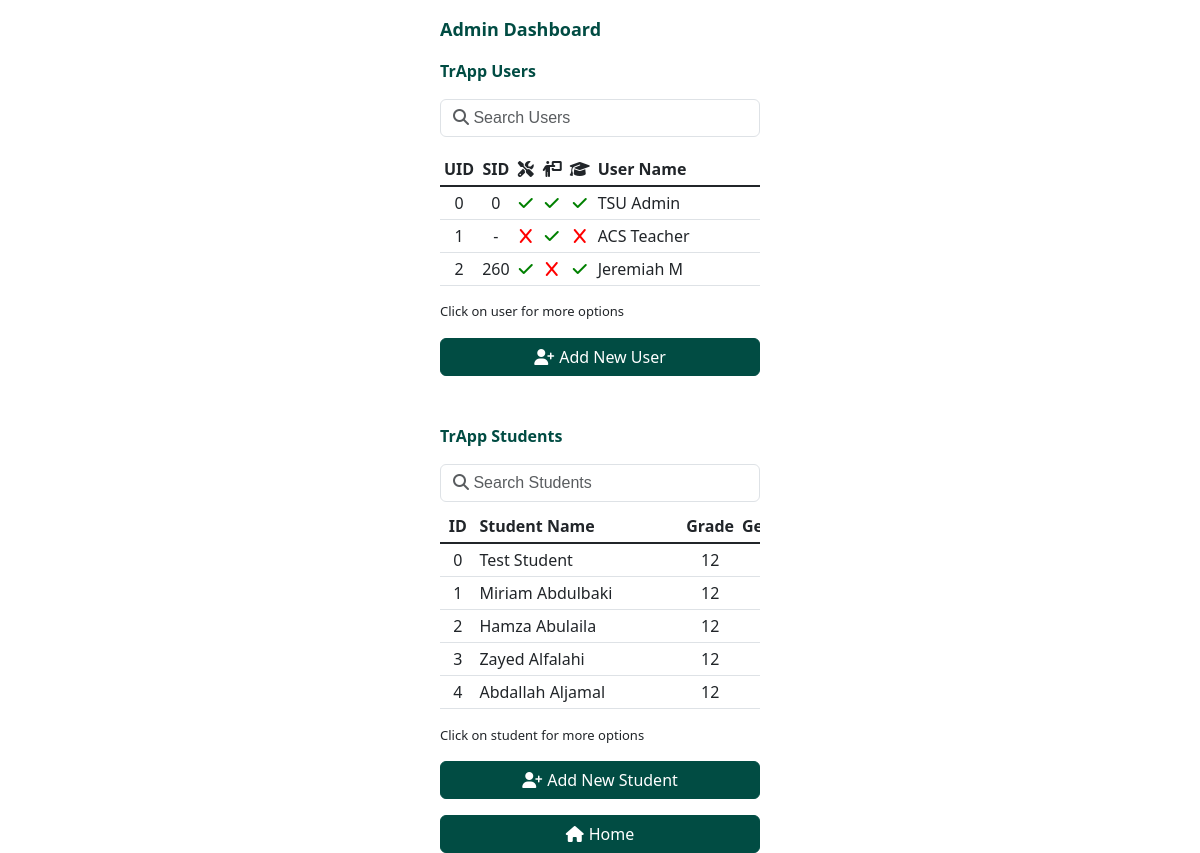
/admin (signed in), run on the app's committed database.
### classes.py (models this page shows, shortened)
class User (db.Model):
    __tablename__ = 'users'
    verify_minutes = 3
    id = db.Column(db.Integer, primary_key=True)
    is_admin = db.Column(db.Boolean, nullable=False, default=False)
    is_teacher = db.Column(db.Boolean, nullable=False, default=False)
    is_student = db.Column(db.Boolean, nullable=False, default=False)
    name = db.Column(db.String, nullable=False)
    student_id = db.Column(db.Integer, nullable=True)
    date_created = db.Column(db.DateTime, nullable=False)
    email = db.Column(db.String, nullable=False)
    is_verified = db.Column(db.Boolean, nullable=False, default=False)
    verify_attempts = db.Column(db.Integer, nullable=True, default=0)
    verify_code = db.Column(db.String(6), nullable=True)
    date_last_verify = db.Column(db.DateTime, nullable=True)
    hashed_password = db.Column(db.String, nullable=False)
    @staticmethod
    def get_all_users(return_dict=False):
        users = db.session.query(User).all()
        if return_dict:
            users = [dict_converter(u) for u in users]
            for u in users:
                if u['date_created'] is not None:
                    u['date_created'] = str(u['date_created'])
                if u['date_last_verify'] is not None:
                    u['date_last_verify'] = str(u['date_last_verify'])
        return users
    @staticmethod
    def get_user_by_id(id):
        return db.session.query(User).filter_by(id=id).first()
    @staticmethod
    def check_exist_with_id(id):
        return User.get_user_by_id(id) is not None

class Student(db.Model):
    __tablename__ = 'students'
    id = db.Column(db.Integer, primary_key=True)
    name = db.Column(db.String, nullable=False)
    email = db.Column(db.String, nullable=False)
    grade = db.Column(db.Integer, nullable=False)
    gender = db.Column(db.String(1), nullable=False, default="-")
    @staticmethod
    def get_student_by_id(id, return_dict=True):
        student = db.session.query(Student).filter_by(id=id).first()
        if not return_dict or student is None:
            return student
        else:
            return dict_converter(student)
    @staticmethod
    def get_all_students(return_dict=False):
        students = db.session.query(Student).all()
        if return_dict:
            return [dict_converter(s) for s in students]
        else:
            return students

### app.py (the view, shortened to what this page needs)
@app.route("/admin", methods=["GET", "POST"])
@admin_only
def admin():
    get_flashed_messages()
    users = User.get_all_users(return_dict=True)
    for u in users:
        if u['student_id'] is not None:
            u['student'] = Student.get_student_by_id(u['student_id'])
        else:
            u['student'] = None
    students = Student.get_all_students(return_dict=True)
    if request.method == "GET":
        return render_template("admin/admin.html", users=users, students=students)

### app.py (called while the page is built)
def login_required(disable_verify=False):
    def decorator(f):
        @wraps(f)
        def decorated_function(*args, **kwargs):
            if 'user_id' not in session or current_user['db_user'] is None:
                return redirect("/login")
            elif not disable_verify and current_user['db_user'] is not None and not current_user['db_user'].is_verified:
                return redirect("/verify")
            return f(*args, **kwargs)
        return decorated_function
    return decorator

def admin_only(f):
    @wraps(f)
    @login_required()
    def decorated_function(*args, **kwargs):
        if not current_user['db_user'].is_admin:
            abort(403)
        return f(*args, **kwargs)
    return decorated_function

@app.before_request
def before_request():
    if 'user_id' in session:
        if User.check_exist_with_id(session['user_id']):
            current_user['db_user'] = User.get_user_by_id(session['user_id'])
            if current_user['db_user'].is_student:
                current_user['student'] = Student.get_student_by_id(current_user['db_user'].student_id)

### classes.py (called while the page is built)
def dict_converter(row):
    return {column.name: getattr(row, row.__mapper__.get_property_by_column(column).key) for column in row.__table__.columns}

### templates/admin/admin.html (shortened to what this page needs)
{% extends "layout.html" %}
{% block main %}
<label class="d-grid form-label mt-3 mx-auto">Admin Dashboard</label>
<label class="d-grid info-label mt-3 mx-auto">TrApp Users</label>
<input type="text" class="mt-3 mx-auto form-control fontAwesome" id="user_search" onkeyup="searchUsers()" placeholder="&#xF002; Search Users">
<table class="table table-5-rows table-sm table-hover mt-3 mx-auto" id="user_table">
    <thead>
        <tr>
			<th class="text-center" scope="col">UID</th>
			<th class="text-center" scope="col">SID</th>
			<th class="text-center" scope="col">
				<i class="fas fa-screwdriver-wrench"></i>
			</th>
			<th class="text-center" scope="col">
				<i class="fas fa-person-chalkboard"></i>
			</th>
			<th class="text-center" scope="col">
				<i class="fas fa-graduation-cap"></i>
			</th>
            <th style="width: 60%;" scope="col">User Name</th>
        </tr>
    </thead>
    <tbody class="table-group-divider">
        {%for i in range(users|length)%}
        <tr onclick="updateUserInfoPanel(JSON.parse('{{users[i].id}}'))" data-toggle="modal" data-target="#user_info_modal">
			<td class="text-center">{{users[i].id}}</td>
			<td class="text-center">{{"-" if users[i].student_id == None else users[i].student_id}}</td>
			<td class="text-center">
				<i class="fa-solid {{'green fa-check' if users[i].is_admin else 'red fa-x'}}"></i>
			</td>
			<td class="text-center">
				<i class="fa-solid fas {{'green fa-check' if users[i].is_teacher else 'red fa-x'}}"></i>
			</td>
			<td class="text-center">
				<i class="fa-solid fas {{'green fa-check' if users[i].is_student else 'red fa-x'}}"></i>
			</td>
			<td>{{users[i].name}}</td>
        </tr>
        {%endfor%}
    </tbody>
</table>
<text style="font-size: small;" class="d-grid mx-auto">Click on user for more options</text>
<button class="mt-3 d-grid gap-2 col-6 mx-auto btn btn-primary" data-bs-toggle="modal" data-bs-target="#add_user_modal">
    <div class="icon-text-container center-div">
        <i class="fas fa-user-plus"></i>
        <span>Add New User</span>
    </div>
</button>
<label class="d-grid info-label mt-5 mx-auto">TrApp Students</label>
<input type="text" class="mt-3 mx-auto form-control fontAwesome" id="student_search" onkeyup="searchStudents()" placeholder="&#xF002; Search Students">
<table class="table table-5-rows table-sm table-hover mt-2 mx-auto" id="students_table">
	<thead>
		<tr>
			<th class="text-center">ID</th>
			<th style="width: 60%;">Student Name</th>
			<th data-type="number" class="text-center">Grade</th>
			<th class="text-center">Gender</th>
		</tr>
	</thead>
	<tbody class="table-group-divider">
		{%for s in students%}
		<tr onclick="updateStudentInfoPanel(JSON.parse('{{s.id}}'))" data-toggle="modal" data-target="#student_edit_information">
			<td class="text-center">{{s.id}}</td>
			<td>{{s.name}}</td>
			<td class="text-center">{{s.grade}}</td>
			<td class="text-center">{{s.gender}}</td>
		</tr>
		{%endfor%}
	</tbody>
</table>
<text style="font-size: small;" class="d-grid mx-auto">Click on student for more options</text>
<button class="mt-3 d-grid gap-2 col-6 mx-auto btn btn-primary" data-bs-toggle="modal" data-bs-target="#add_student_modal">
    <div class="icon-text-container center-div">
        <i class="fas fa-user-plus"></i>
        <span>Add New Student</span>
    </div>
</button>
<button onclick="window.location='/'" class="mt-3 d-grid gap-2 col-6 mx-auto btn btn-primary">
	<div class="icon-text-container center-div">
		<i class="fas fa-house"></i>
		<span>Home</span>
	</div>
</button>
{% endblock %}

### static/css/style.css (style rules this page uses)
.btn-primary { width: 320px !important; border-color: #014C43 !important; background-color: #014C43 !important; }
.form-label { width: 320px !important; }
.form-control { width: 320px !important; }
label { color: #014C43; font-weight: bold; font-size: large; }
.info-label { width: 320px !important; margin-left: auto; font-size: medium; }
text { width: 320px !important; }
.table { width: 320px !important; display: block !important; max-height: 500px !important; overflow: auto !important; }
.table-5-rows { width: 320px !important; display: block !important; max-height: 200px !important; overflow: auto !important; }
thead { top: 0; color: #014C43; position: sticky; background-color: white; }
td { white-space: nowrap; }
.red { color: red; }
.green { color: green; }
.icon-text-container { display: flex; align-items: center; }
.icon-text-container i { margin-right: 5px; }
.center-div { margin: auto; }
.fontAwesome { font-family: 'Helvetica', FontAwesome, sans-serif; }

### templates/layout.html (style rules this page uses)
.hidden { display:none; }

### data on the page
User: name "TSU Admin"
User: name "ACS Teacher"
User: student "260", name "Jeremiah M"
Student: id "0", name "Test Student", grade "12"
Student: id "1", name "Miriam Abdulbaki", grade "12"
Student: id "2", name "Hamza Abulaila", grade "12"
Student: id "3", name "Zayed Alfalahi", grade "12"
Student: id "4", name "Abdallah Aljamal", grade "12"

### other printed values
{{ users[i].id }} "0" "1" "2"
{{ "-" if users[i].student_id == None else users[i].student_id }} "0" "-"
